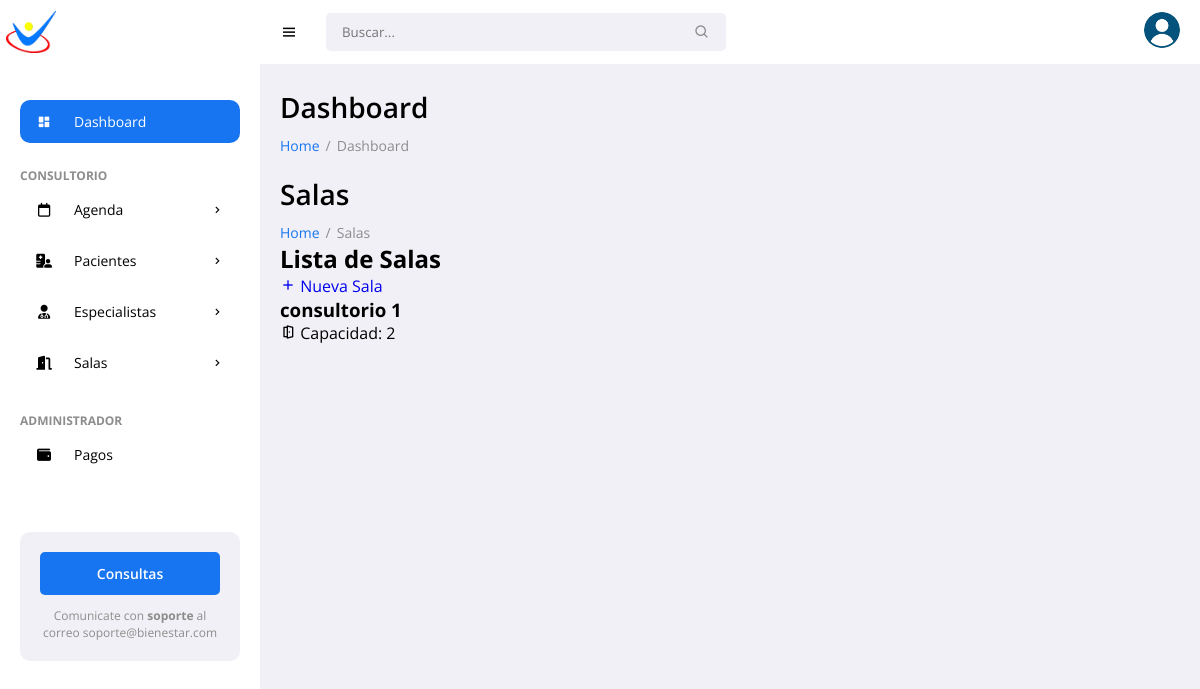
The page /rooms/ (signed in) on the database as committed earlier.
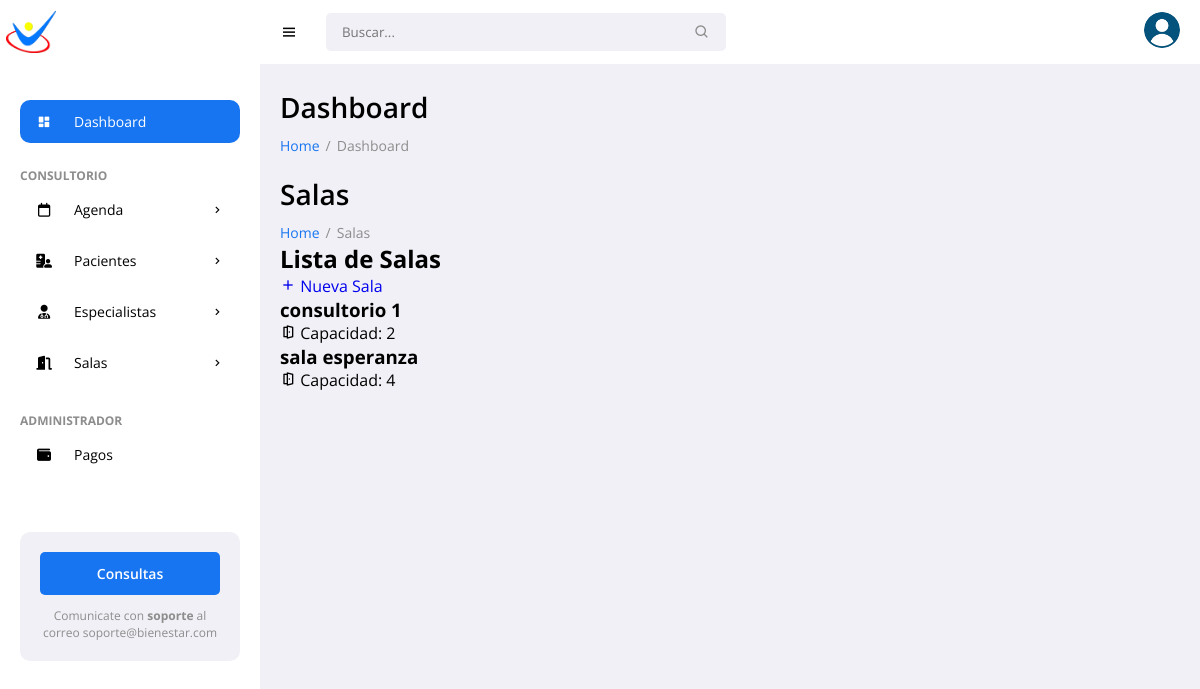
The same page on the database as committed later.
### pacientes/models.py (models this page shows, shortened)
class Room(models.Model):
    name = models.CharField(max_length=100)
    capacity = models.IntegerField()
    location = models.CharField(max_length=100)
    specialists = models.ManyToManyField(Specialist, related_name='rooms')

### pacientes/views.py (the view)
# urls.py: path('rooms/', views.room_list, name='room_list'),
@login_required
def room_list(request):
    rooms = Room.objects.all()
    return render(request, 'pacientes/room_list.html', {'rooms': rooms})

### pacientes/templates/pacientes/room_list.html
{% extends 'pacientes/base.html' %}
{% block content %}
<h1 class="title">Salas</h1>
<ul class="breadcrumbs">
    <li><a href="{% url 'patient_list' %}">Home</a></li>
    <li class="divider">/</li>
    <li><a href="#" class="active">Salas</a></li>
</ul>
<div class="data-list">
    <div class="list-header">
        <h2>Lista de Salas</h2>
        <a href="{% url 'new_room' %}" class="btn-add">
            <i class='bx bx-plus'></i>
            Nueva Sala
        </a>
    </div>
    <div class="list-content">
        {% for room in rooms %}
            <div class="list-item">
                <div class="item-info">
                    <h3>{{ room.name }}</h3>
                    <p><i class='bx bx-door-open'></i> Capacidad: {{ room.capacity }}</p>
                </div>
            </div>
        {% empty %}
            <div class="empty-state">
                <i class='bx bx-door-open'></i>
                <p>No hay salas registradas.</p>
            </div>
        {% endfor %}
    </div>
</div>
{% endblock %}

Rows that differ between the two databases and show on the page:
added Room: name "sala esperanza", capacity "4"
